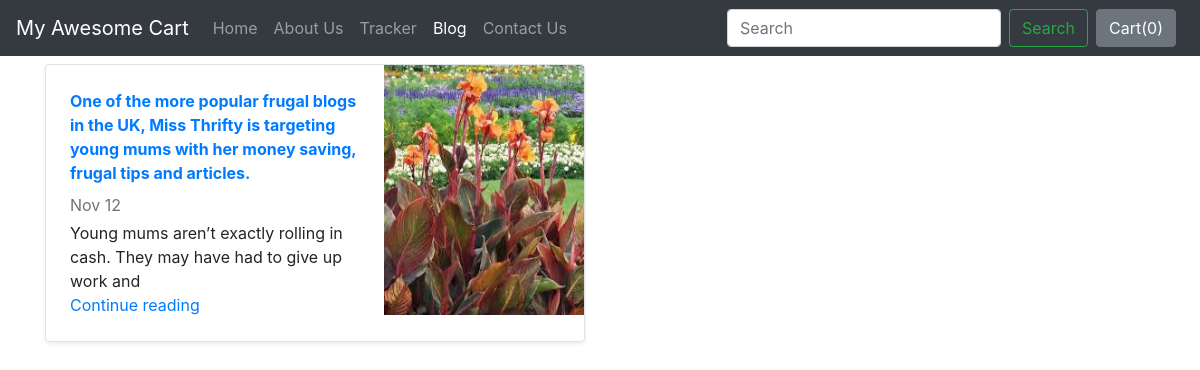
Screenshot of /blog/ with the database file from the repository.
### blog/models.py (models this page shows)
class Blogpost(models.Model):
    post_id = models.AutoField(primary_key= True)
    tilte = models.CharField(max_length=50)
    head0 = models.CharField(max_length=500, default="")
    chead0 = models.CharField(max_length=5000, default="")
    head1 = models.CharField(max_length=500, default="")
    chead1 = models.CharField(max_length=5000, default="")
    head2 = models.CharField(max_length=500, default="")
    chead2 = models.CharField(max_length=5000, default="")
    pub_date = models.DateField()
    thumbnail = models.ImageField(upload_to='shop/images', default="")
    def __str__(self):
        return self.tilte

### blog/views.py (the view)
# urls.py: path("", views.index, name="blogHome"),
def index(request):
    myposts= Blogpost.objects.all()
    print(myposts)
    return render(request, 'blog/index.html', {'myposts': myposts})

### blog/templates/blog/index.html (shortened to what this page needs)
{% extends 'blog/basic.html' %}
{% block body %}
<div class="container">
<div class="row my-2">
    {% for item in myposts %}
        <div class="col-md-6">
            <div
                class="row no-gutters border rounded overflow-hidden flex-md-row mb-4 shadow-sm h-md-250 position-relative">
                <div class="col p-4 d-flex flex-column position-static">
                    <strong class="d-inline-block mb-2 text-primary">{{item.head0}}</strong>
                    <div class="mb-1 text-muted">Nov 12</div>
                    <p class="card-text mb-auto">{{item.head1}}</p>
                    <a href="blogpost/{{item.post_id}}" class="stretched-link">Continue reading</a>
                </div>
                <div class="col-auto d-none d-lg-block">
                    <img src="/media/{{item.thumbnail}}" class="bd-placeholder-img" width="200" height="250"
                        aria-label="Placeholder: Thumbnail"/>
                </div>
            </div>
        </div>
    {% endfor %}
</div>
{% endblock %}

### rows the page displays
Blogpost: head0 "One of the more popular frugal blogs in the UK, Miss Thrifty is targeting young mums with her money saving, frugal tips and articles.", head1 "Young mums aren’t exactly rolling in cash. They may have had to give up work and", thumbnail (picture)
